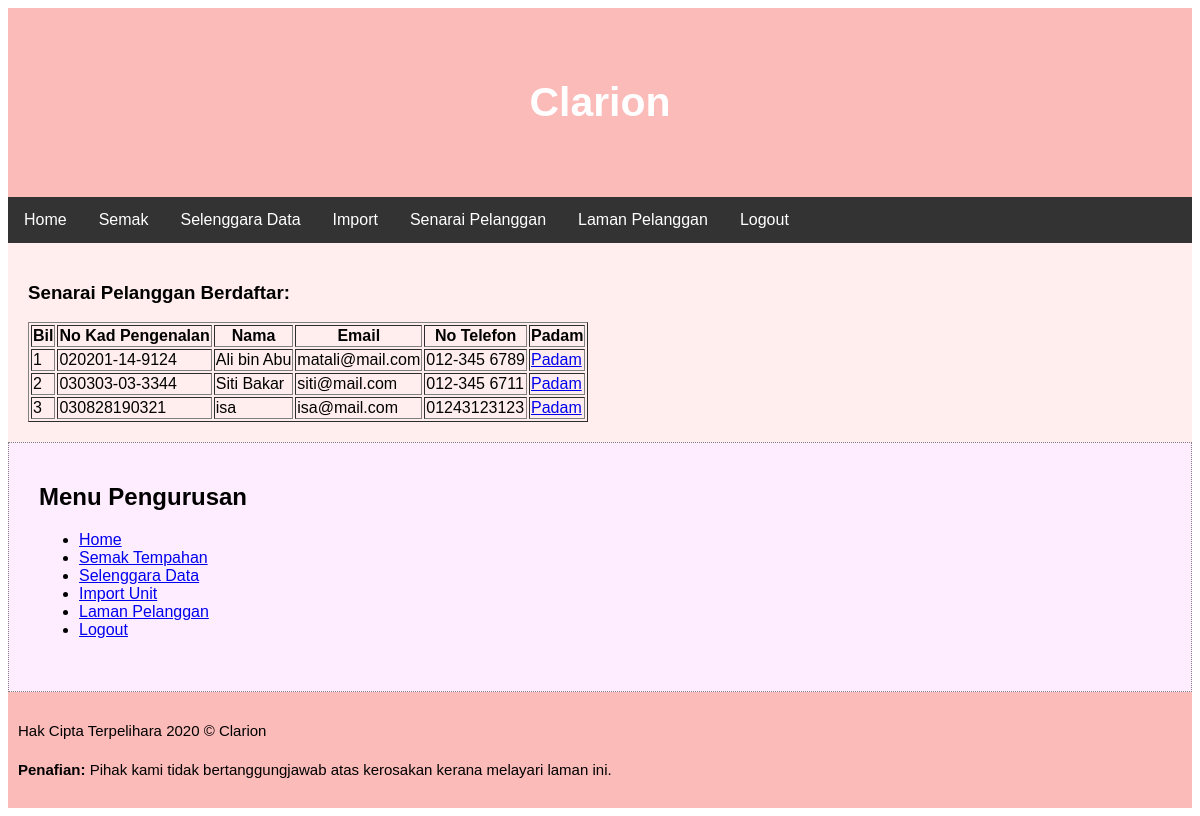
The page /admin/senaraipelanggan.php (signed in) on the database its author committed.
### tables this page shows
CREATE TABLE `pelanggan` (
  `nokp` varchar(14) NOT NULL,
  `nama` varchar(100) NOT NULL,
  `email` varchar(100) NOT NULL,
  `notelefon` varchar(20) NOT NULL
);

### admin/paparpelanggan.php (the view, shortened to what this page needs)
<h3>Senarai Pelanggan Berdaftar:</h3>
<table border="1">
	<tr><th>Bil</th><th>No Kad Pengenalan</th><th>Nama</th><th>Email</th><th>No Telefon</th><th>Padam</th></tr>
<?php
	include 'capaian.php';
	$SQL="select * from pelanggan order by nokp LIMIT 25";
	$panggil=mysqli_query($connect,$SQL);
	$x = 0;
	while($data=mysqli_fetch_array($panggil)){
		$nokp=$data['nokp'];
		$nama=$data['nama'];
		$email=$data['email'];
		$notel=$data['notelefon'];
		$x++;
		echo "<tr><td>$x</td><td>$nokp</td><td>$nama</td><td>$email</td><td>$notel</td><td><a href='deletepelanggan.php?nokp=$nokp'>Padam</a></td></tr>";
	}
 ?>
 </table>

### admin/style.css (style rules this page uses)
* { box-sizing: border-box; }
body { font-family: Arial, Helvetica, sans-serif; }

### rows shown on the page
pelanggan: nokp "020201-14-9124", nama "Ali bin Abu", email "matali@mail.com", notelefon "012-345 6789"
pelanggan: nokp "030303-03-3344", nama "Siti Bakar", email "siti@mail.com", notelefon "012-345 6711"
pelanggan: nokp "030828190321", nama "isa", email "isa@mail.com", notelefon "01243123123"
